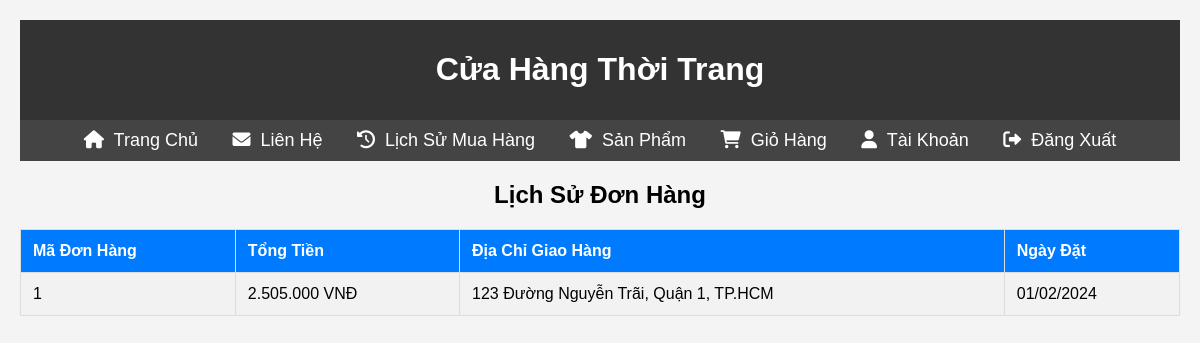
The app's page /user/history.php (signed in) with its own data.
### tables this page shows
CREATE TABLE Orders (
    order_id INT AUTO_INCREMENT PRIMARY KEY,
    user_id INT NOT NULL,
    total_amount DECIMAL(10, 2) NOT NULL,
    shipping_address TEXT NOT NULL,
    order_date TIMESTAMP DEFAULT CURRENT_TIMESTAMP,
    status ENUM('pending', 'completed', 'canceled') DEFAULT 'pending',
    FOREIGN KEY (user_id) REFERENCES User_Accounts(account_id) ON DELETE CASCADE
);

### user/history.php (the view, shortened to what this page needs)
<?php
include '../includes/db.php';
include '../includes/header.php';
$user_id = $_SESSION['user_id'];
$stmt = $pdo->prepare("SELECT * FROM Orders WHERE user_id = ?");
$stmt->execute([$user_id]);
$orders = $stmt->fetchAll();
?>
<!DOCTYPE html>
<html lang="vi">
<head>
</head>
<body>
<h2>Lịch Sử Đơn Hàng</h2>
<table>
    <tr>
        <th>Mã Đơn Hàng</th>
        <th>Tổng Tiền</th>
        <th>Địa Chỉ Giao Hàng</th>
        <th>Ngày Đặt</th>
    </tr>
    <?php if (count($orders) > 0): ?>
        <?php foreach ($orders as $order): ?>
            <tr>
                <td><?php echo htmlspecialchars($order['order_id']); ?></td>
                <td><?php echo htmlspecialchars(number_format($order['total_amount'], 0, ',', '.')); ?> VNĐ</td>
                <td><?php echo htmlspecialchars($order['shipping_address']); ?></td>
                <td><?php echo htmlspecialchars(date('d/m/Y', strtotime($order['order_date']))); ?></td>
            </tr>
        <?php endforeach; ?>
    <?php else: ?>
        <tr>
            <td colspan="4" style="text-align: center;">Bạn chưa có đơn hàng nào.</td>
        </tr>
    <?php endif; ?>
</table>
</body>
</html>

### user/history.php (style rules this page uses)
body { font-family: Arial, sans-serif; margin: 0; padding: 20px; background-color: #f4f4f4; }
h2 { text-align: center; }
table { width: 100%; border-collapse: collapse; margin-top: 20px; }
th, td { padding: 12px; text-align: left; border: 1px solid #ddd; }
th { background-color: #007bff; color: white; }
tr:nth-child(even) { background-color: #f2f2f2; }

### records on screen
orders: order_id "1", total_amount "2.505.000", shipping_address "123 Đường Nguyễn Trãi, Quận 1, TP.HCM", order_date "01/02/2024"
